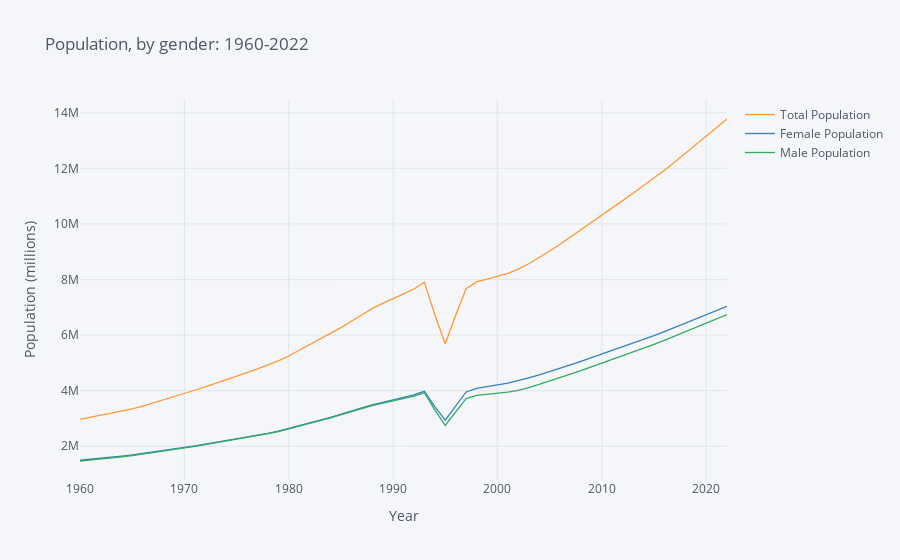

The notebook cell saved with this chart:
### Markdown cell above
#### Population by Gender <a name="popl-by-gender"></a>

### Code cell
"""Total population over time, with male and female."""

# Three variables: Total Population, Total Female Population, Total Male Population
variable_labels = {"SP.POP.TOTL":"Total Population",
                   "SP.POP.TOTL.FE.IN": "Female Population",
                   "SP.POP.TOTL.MA.IN": "Male Population"}

# Set country to Rwanda
Rwanda = {"RWA":"Rwanda"}

# Get dataframe
rwanda_pop = wbdata.get_dataframe(variable_labels, country = Rwanda).squeeze()

# Date index is of type string; change to integers
rwanda_pop.index = rwanda_pop.index.astype(int)

# Print graph from 1960-2022
rwanda_pop.iplot(title="Population, by gender: 1960-2022",xTitle='Year',yTitle='Population (millions)')
